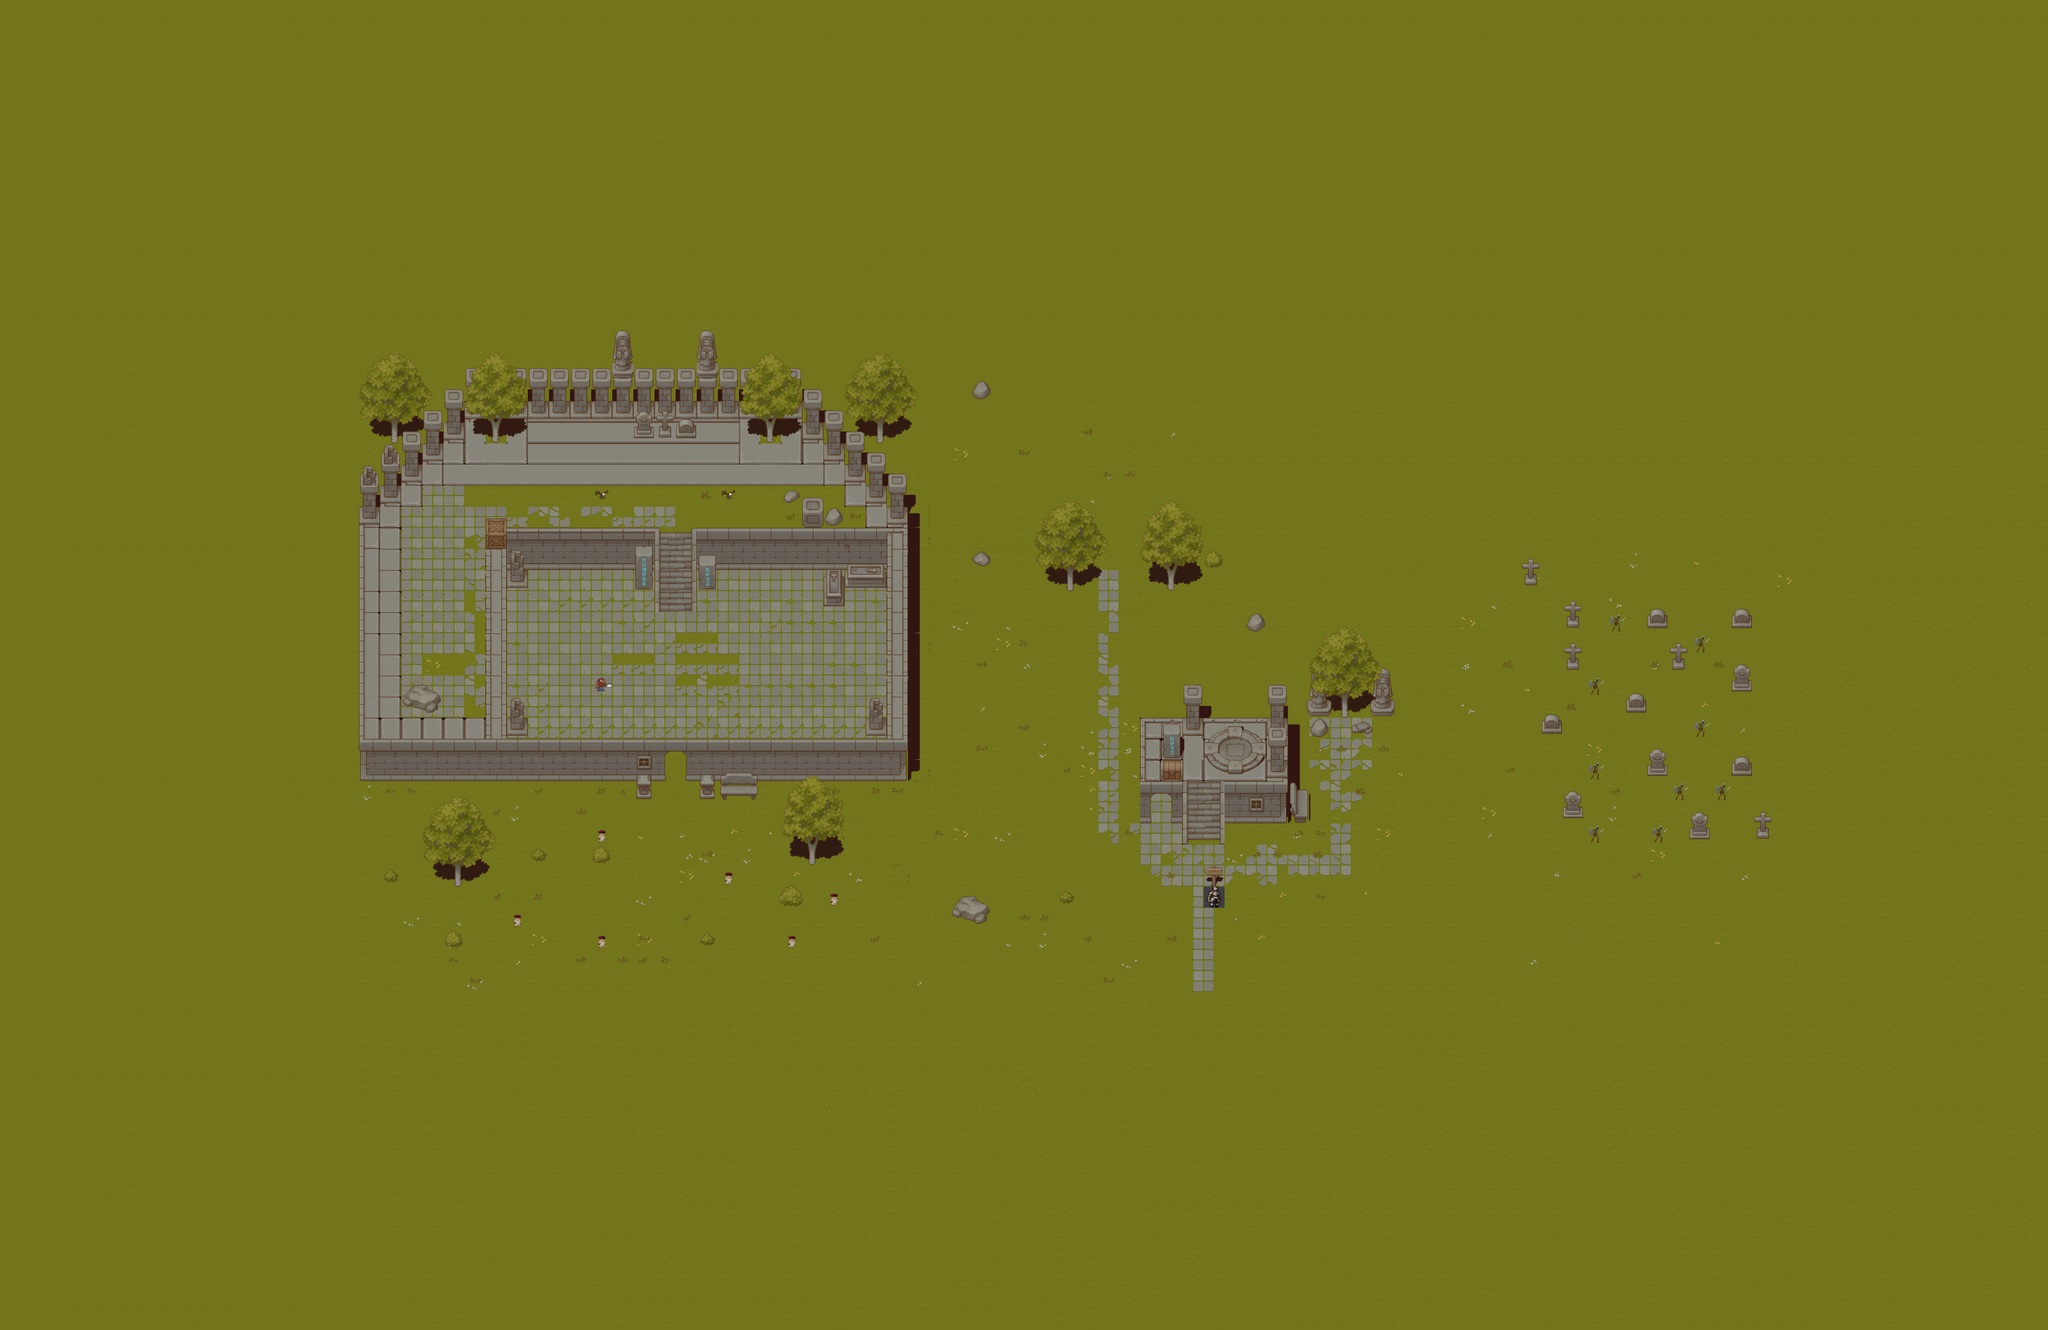

Tiled map render using the project's own tile images. Description and the map definition, with tile-layer contents summarised, below:
An orthogonal 97x63 tile map with 64x64 px tiles, 11 tile layers (Ground Layer, Entities, Player, Shadows, ...), 1 hidden layer not drawn, 12 tilesets.

<map version="1.10" tiledversion="1.10.1" orientation="orthogonal" renderorder="right-down" width="97" height="63" tilewidth="64" tileheight="64" infinite="0" nextlayerid="38" nextobjectid="1">
 <editorsettings>
  <export target="Level_0/Level_0.csv" format="csv" />
 </editorsettings>
 <tileset firstgid="1" source="../graphics/TSX files/Walls/TX Tileset Wall.tsx" />
 <tileset firstgid="257" source="../graphics/TSX files/Ground/Grass Tiles.tsx" />
 <tileset firstgid="321" source="../graphics/TSX files/Ground/TX Tileset Stone Ground.tsx" />
 <tileset firstgid="385" source="../graphics/TSX files/Walls/TX Struct.tsx" />
 <tileset firstgid="641" source="../graphics/TSX files/Objects/TX Plant.tsx" />
 <tileset firstgid="897" source="../graphics/TSX files/Shadows/TX Shadow.tsx" />
 <tileset firstgid="1153" source="../graphics/TSX files/Shadows/TX Shadow Plant.tsx" />
 <tileset firstgid="1409" source="../graphics/TSX files/Boundary Tile.tsx" />
 <tileset firstgid="1418" source="../graphics/Tilesets/Objects/Objects.tsx" />
 <tileset firstgid="1420" source="../graphics/TSX files/Objects/TX Props.tsx" />
 <tileset firstgid="1676" source="../graphics/Tilesets/Objects/Plants.tsx" />
 <tileset firstgid="1678" source="../graphics/Entities.tsx" />
 <layer id="1" name="Ground Layer" width="97" height="63" locked="1">
  <data>[6111 cells, 6111 non-empty, 82 distinct tile ids]</data>
 </layer>
 <layer id="36" name="Entities" width="97" height="63">
  <data>[6111 cells, 18 non-empty, 4 distinct tile ids]</data>
 </layer>
 <layer id="37" name="Player" width="97" height="63">
  <data>[6111 cells, 1 non-empty, 1 distinct tile ids]</data>
 </layer>
 <layer id="13" name="Boundary Layer" width="97" height="63" visible="0" locked="1">
  <data>[6111 cells, 418 non-empty, 2 distinct tile ids]</data>
 </layer>
 <layer id="17" name="Shadows" width="97" height="63" locked="1">
  <data>[6111 cells, 106 non-empty, 39 distinct tile ids]</data>
 </layer>
 <layer id="34" name="Shadow 2" width="97" height="63" locked="1">
  <data>[6111 cells, 54 non-empty, 4 distinct tile ids]</data>
 </layer>
 <layer id="20" name="Wall" width="97" height="63" locked="1">
  <data>[6111 cells, 164 non-empty, 37 distinct tile ids]</data>
 </layer>
 <layer id="33" name="wall 2" width="97" height="63" locked="1">
  <data>[6111 cells, 42 non-empty, 16 distinct tile ids]</data>
 </layer>
 <layer id="30" name="Background" width="97" height="63" locked="1">
  <data>[6111 cells, 258 non-empty, 76 distinct tile ids]</data>
 </layer>
 <layer id="31" name="Background 2" width="97" height="63" locked="1">
  <data>[6111 cells, 28 non-empty, 19 distinct tile ids]</data>
 </layer>
 <layer id="21" name="Plants" width="97" height="63" locked="1">
  <data>[6111 cells, 9 non-empty, 2 distinct tile ids]</data>
 </layer>
 <layer id="29" name="Props" width="97" height="63" locked="1">
  <data>[6111 cells, 2 non-empty, 2 distinct tile ids]</data>
 </layer>
</map>
